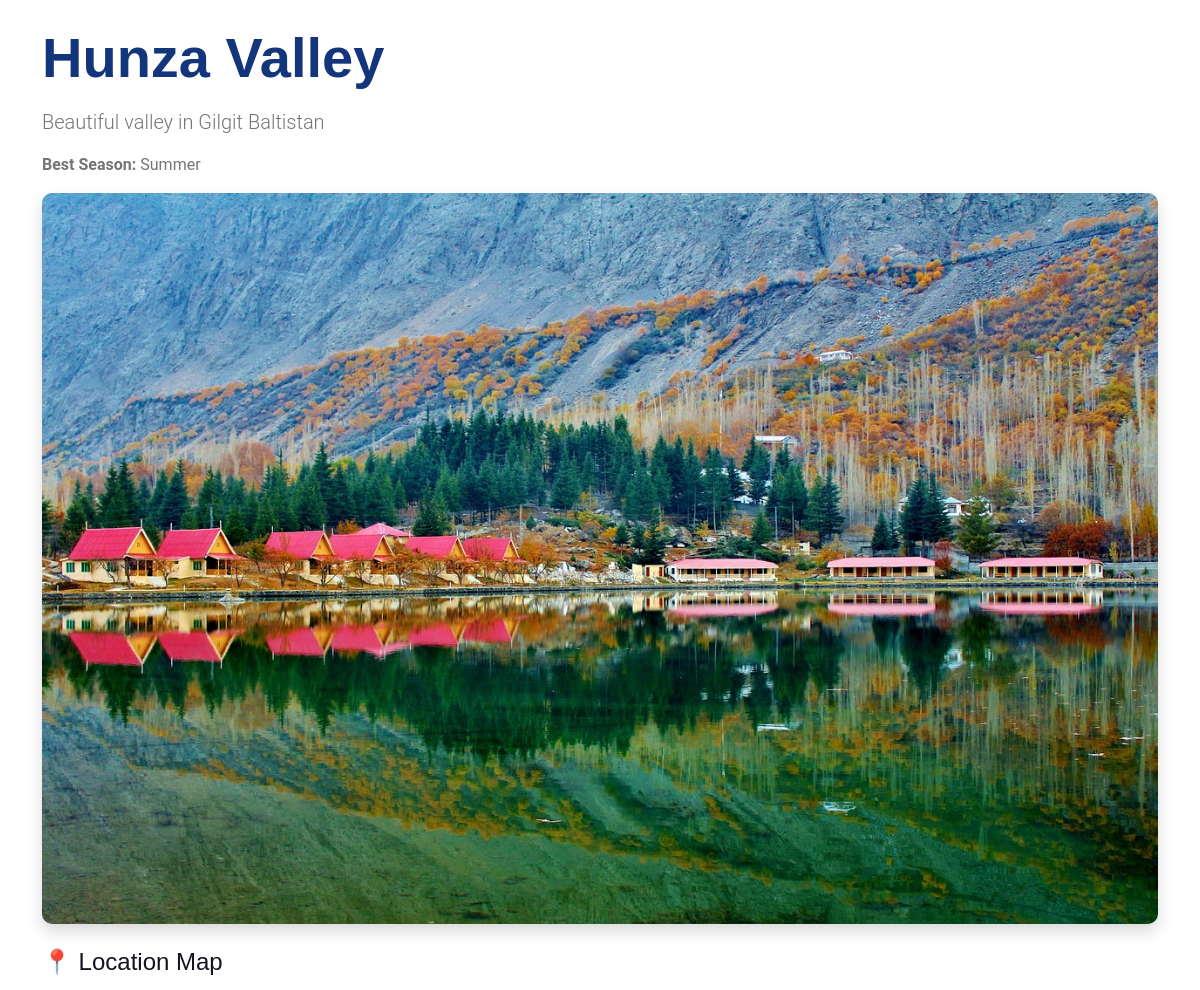
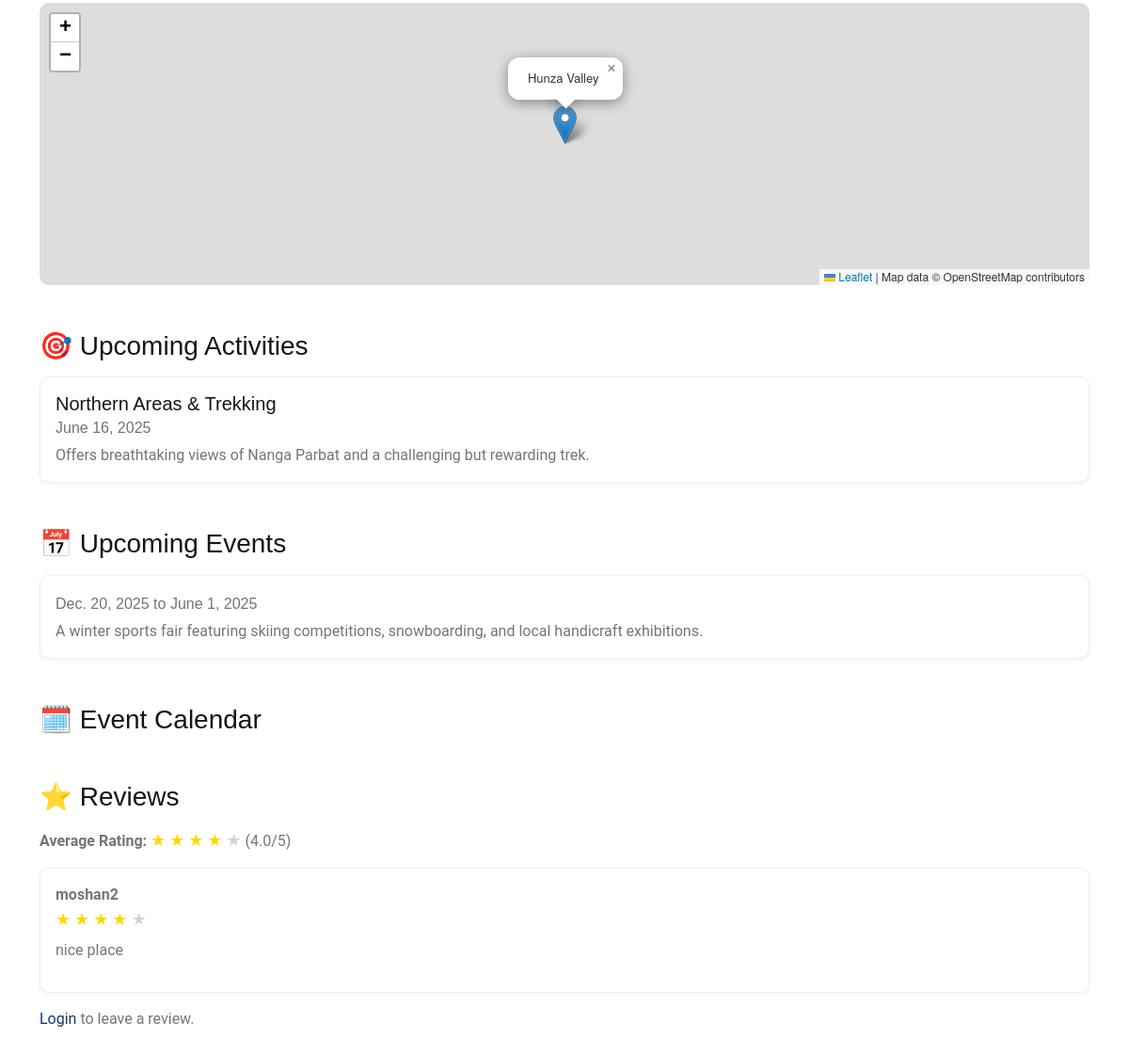
Page /destinations/7/ on the committed database (2 pictures, top to bottom).
### destinations/models.py (models this page shows, shortened)
class Destination(models.Model):
    name = models.CharField(max_length=100)
    description = models.TextField()
    season = models.CharField(max_length=10, choices=SEASONS)
    travel_type = models.CharField(max_length=100, choices=TRAVEL_TYPES, blank=True, null=True)
    image = models.ImageField(upload_to='destinations/')
    latitude = models.FloatField()
    longitude = models.FloatField()
    featured_on_homepage = models.BooleanField(default=False, help_text="Show on homepage")
    def average_rating(self):
        reviews = self.reviews.all()
        if reviews.exists():  # ✅ Correct way to check if there are any reviews
            return round(sum(review.rating for review in reviews) / reviews.count(), 1)
        return 0

class Review(models.Model):
    destination = models.ForeignKey(Destination, on_delete=models.CASCADE, related_name='reviews')
    user = models.ForeignKey(settings.AUTH_USER_MODEL, on_delete=models.CASCADE, related_name='destination_reviews')
    rating = models.PositiveIntegerField()
    comment = models.TextField()
    created_at = models.DateTimeField(auto_now_add=True)

### activities/models.py (models this page shows, shortened)
class Activity(models.Model):
    SEASON_CHOICES = [
        ('Winter', 'Winter'),
        ('Spring', 'Spring'),
        ('Summer', 'Summer'),
        ('Autumn', 'Autumn'),
    ]
    title = models.CharField(max_length=255)
    description = models.TextField()
    season = models.CharField(max_length=10, choices=SEASON_CHOICES)
    activity_type = models.CharField(max_length=50)
    destination = models.ForeignKey('destinations.Destination', on_delete=models.CASCADE, related_name='activities')
    start_date = models.DateField(default=timezone.now)
    end_date = models.DateField(null=True, blank=True)
    image = models.ImageField(upload_to='activities/', null=True, blank=True)

### events/models.py (models this page shows, shortened)
class Event(models.Model):
    name = models.CharField(max_length=100)
    description = models.TextField()
    image = models.ImageField(upload_to='events/', blank=True, null=True)
    start_date = models.DateField()
    end_date = models.DateField()
    destination = models.ForeignKey(Destination, on_delete=models.CASCADE)

### users/models.py (models this page shows)
class CustomUser(AbstractUser):
    mobile_number = models.CharField(max_length=15, unique=True, blank=True, null=True)
    nationality = models.CharField(max_length=50, blank=True, null=True)
    city = models.CharField(max_length=50, blank=True, null=True)
    postal_address = models.TextField(blank=True, null=True)
    preferred_season = models.CharField(max_length=20, blank=True, null=True)
    preferred_travel_type = models.CharField(max_length=50, blank=True, null=True)
    age_range = models.CharField(max_length=20, blank=True, null=True)
    budget_range = models.CharField(max_length=50, blank=True, null=True)
    profile_picture = models.ImageField(upload_to='profile_pics/', blank=True, null=True)
    def __str__(self):
        return self.username  # staff uses username in admin

### destinations/views.py (the view, shortened to what this page needs)
# urls.py: path('<int:destination_id>/', views.destination_detail, name='destination_detail'),
def destination_detail(request, destination_id):
    destination = get_object_or_404(Destination, id=destination_id)
    current_date = date.today()
    activities = Activity.objects.filter(destination=destination)
    events = Event.objects.filter(destination=destination, start_date__gte=current_date)
    photos = Photo.objects.filter(destination=destination)
    reviews = destination.reviews.all()
    try:
        user_location = (33.6844, 73.0479)  # Example: Islamabad coordinates
        destination_location = (destination.latitude, destination.longitude)
        distance_km = round(geodesic(user_location, destination_location).km, 2)
    except:
        distance_km = None
    user_likes = {}
    if request.user.is_authenticated:
        for photo in photos:
            user_likes[photo.id] = PhotoInteraction.objects.filter(
                photo=photo, user=request.user, liked=True
            ).exists()
    return render(request, 'destinations/detail.html', {
        'destination': destination,
        'activities': activities,
        'events': events,
        'photos': photos,
        'user_likes': user_likes,
        'reviews': reviews,
        'average_rating': destination.average_rating(),
        'distance_km': distance_km,
    })

### destinations/templates/destinations/detail.html (shortened to what this page needs)
{% load static %}
<!DOCTYPE html>
<html lang="en">
<head>
  <link rel="stylesheet" href="{% static 'css/bootstrap.min.css' %}">
  <link rel="stylesheet" href="https://cdn.jsdelivr.net/npm/leaflet@1.9.4/dist/leaflet.css" />
  <link href="https://cdn.jsdelivr.net/npm/fullcalendar@5.11.3/main.min.css" rel="stylesheet" />
</head>
<body>
<div class="container py-4">
  <h1 class="display-4 text-primary mb-3">{{ destination.name }}</h1>
  <p class="lead">{{ destination.description }}</p>
  <p><strong>Best Season:</strong> {{ destination.season }}</p>
  <img src="{{ destination.image.url }}" class="img-fluid rounded shadow mb-4" alt="{{ destination.name }}">
  {% if destination.latitude and destination.longitude %}
  <h4 class="mb-3">📍 Location Map</h4>
  <div id="map" class="rounded mb-4"></div>
  {% else %}
  <p class="text-danger">⚠️ Location data missing. Map cannot be displayed.</p>
  {% endif %}
  <h3 class="mt-5 mb-3">🎯 Upcoming Activities</h3>
  {% for activity in activities %}
  <div class="card card-custom mb-3">
    <div class="card-body">
      <h5 class="card-title">{{ activity.title }}</h5>
      <h6 class="card-subtitle mb-2 text-muted">{{ activity.start_date }}</h6>
      <p class="card-text">{{ activity.description }}</p>
    </div>
  </div>
  {% empty %}
  <p>No upcoming activities.</p>
  {% endfor %}
  <h3 class="mt-5 mb-3">📅 Upcoming Events</h3>
  {% for event in events %}
  <div class="card card-custom mb-3">
    <div class="card-body">
      <h6 class="card-subtitle mb-2 text-muted">{{ event.start_date }} to {{ event.end_date }}</h6>
      <p class="card-text">{{ event.description }}</p>
    </div>
  </div>
  {% empty %}
  <p>No upcoming events.</p>
  {% endfor %}
  <h3 class="mt-5 mb-3">🗓️ Event Calendar</h3>
  <h3 class="mt-5 mb-3">⭐ Reviews</h3>
  <p><strong>Average Rating:</strong>
    {% for i in "12345" %}
      {% if forloop.counter <= destination.average_rating %}
        <span class="star">&#9733;</span>
      {% else %}
        <span class="star-empty">&#9733;</span>
      {% endif %}
    {% endfor %}
    ({{ destination.average_rating|floatformat:1 }}/5)
  </p>
  {% for review in reviews %}
  <div class="card card-custom mb-3">
    <div class="card-body">
      <strong>{{ review.user }}</strong><br>
      {% for i in "12345" %}
        {% if forloop.counter <= review.rating %}
          <span class="star">&#9733;</span>
        {% else %}
          <span class="star-empty">&#9733;</span>
        {% endif %}
      {% endfor %}
      <p class="mt-2">{{ review.comment }}</p>
    </div>
  </div>
  {% empty %}
  <p>No reviews yet.</p>
  {% endfor %}
  {% if user.is_authenticated %}
  <h4 class="mt-4">📝 Leave a Review</h4>
  <form method="post" class="mb-5">
    {% csrf_token %}
    <input type="hidden" name="submit_review" value="1">
    <div class="form-group">
      <label for="rating">Rating (1-5):</label>
      <input type="number" min="1" max="5" name="rating" class="form-control" required>
    </div>
    <div class="form-group">
      <label for="comment">Comment:</label>
      <textarea name="comment" class="form-control" required></textarea>
    </div>
    <button type="submit" class="btn btn-primary">Submit Review</button>
  </form>
  {% else %}
  <p><a href="{% url 'login' %}">Login</a> to leave a review.</p>
  {% endif %}
</div>
</body>
</html>

### destinations/templates/destinations/detail.html (style rules this page uses)
#map { height: 300px; }
.star { color: gold; font-size: 18px; }
.star-empty { color: lightgray; font-size: 18px; }
.card-custom { border: 1px solid #eee; box-shadow: 0 2px 5px rgba(0,0,0,0.05); }

### rows in the picture
Destination: name "Hunza Valley", description "Beautiful valley in Gilgit Baltistan", season "Summer", image (picture), average_rating "4.0"
Activity: title "Northern Areas & Trekking", start_date "June 16, 2025", description "Offers breathtaking views of Nanga Parbat and a challenging but rewarding trek."
Event: start_date "Dec. 20, 2025", end_date "June 1, 2025", description "A winter sports fair featuring skiing competitions, snowboarding, and local handicraft exhibitions."
Review: user "moshan2", comment "nice place"
